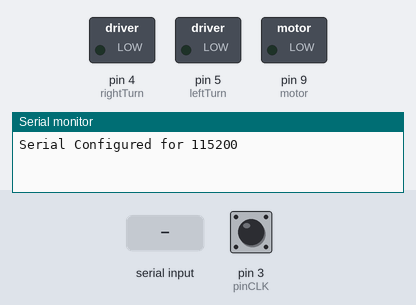
A sketch run on a simulated Arduino Uno, built with avr-gcc and run on an emulated ATmega328P. Parts: switched loads named in the sketch (green lamp = pin HIGH), the last lines printed to the serial monitor. The inputs (shaded band) are chosen by the test bench; at power-on: pin 3 (pinCLK) HIGH.

Above: at 1.2 s.
1.3 s: "r90\n" received over Serial
At 1.8 s:
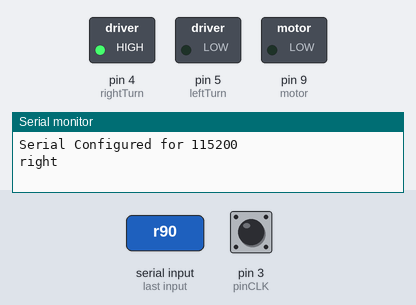
2.8 s: "l90\n" received over Serial
At 4.0 s:
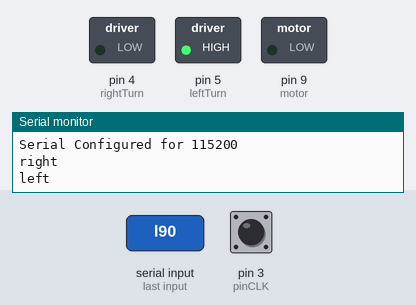
4.3 s: "g90\n" received over Serial
At 5.2 s:
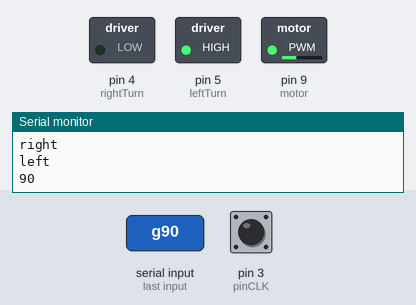
5.8 s: "s90\n" received over Serial
At 6.4 s:
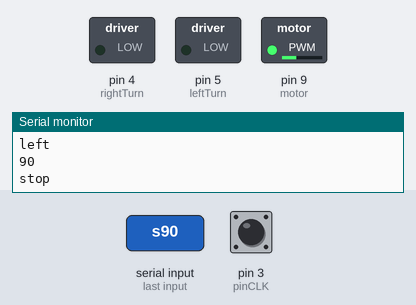
7.3 s: "r,45\n" received over Serial
At 8.7 s:
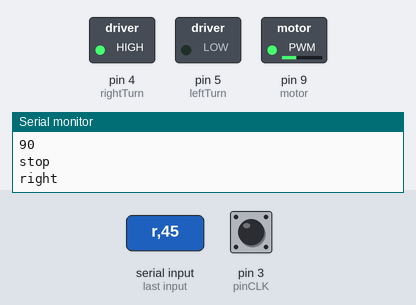
Timing chart, 0 to 10.3 s (numbered marks = the images above; inputs shaded):
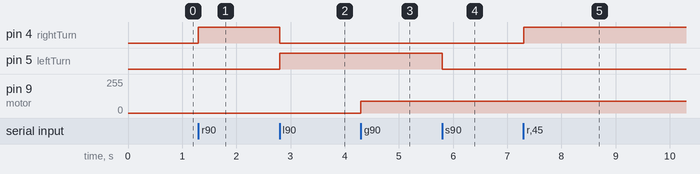

The sketch:

serialProtocol.ino
```cpp
int rightTurn = 4;
int leftTurn = 5;
int command = 0;

int motor = 9;


int pinCLK = 3;  // Connected to CLK on KY-040
int pinDT = 2;  // Connected to DT on KY-040
int encoderPosCount = 0;
int pinCLKLast;
int aVal;
boolean bCW;

void setup()
{
  // put your setup code here, to run once:
  Serial.begin(115200);
  Serial.println("Serial Configured for 115200");

  pinMode (pinCLK, INPUT);
  pinMode (pinDT, INPUT);
  pinCLKLast = digitalRead(pinCLK);

  pinMode(rightTurn, OUTPUT);
  pinMode(leftTurn, OUTPUT);
  pinMode(motor, INPUT);
}

void loop() {
  char buffer[64];
  int buffer_len = 63;
  //
  // Check for data on serial port.
  // If the data is a command perform the command and respond with OK
  //
  if (Serial.available()) {
    byte bytesRead = Serial.readBytesUntil(10, buffer, buffer_len);

    if (bytesRead > 0) {
      buffer[bytesRead] = 0; // Null terminate string
      switch (buffer[0]) {
        case 'r': // Go right
          Serial.println("right");
          digitalWrite(rightTurn, HIGH);
          digitalWrite(leftTurn, LOW);
          break;
        case 'l': // Go left
          Serial.println("left");
          digitalWrite(leftTurn, HIGH);
          digitalWrite(rightTurn, LOW);
          break;
        case 's': // Stop turning
          Serial.println("stop");
          digitalWrite(rightTurn, LOW);
          digitalWrite(leftTurn, LOW);
          break;
        case 'g': // Set speed
          if (bytesRead > 1) {
            String speedString = String(&buffer[1]);
            int speed = speedString.toInt();
            Serial.println(speed, DEC);
            analogWrite(motor, speed);
          }
          break;
        case 'a': // Abort/stop
          Serial.println("abort");
          analogWrite(motor, 0);
          break;
      }
    }
  }


  aVal = digitalRead(pinCLK);
  if (aVal != pinCLKLast) { // Means the knob is rotating
    // if the knob is rotating, we need to determine direction
    // We do that by reading pin B.
    if (digitalRead(pinDT) != aVal) {  // Means pin A Changed first - We're Rotating Clockwise
      encoderPosCount ++;
      bCW = true;
    } else {// Otherwise B changed first and we're moving CCW
      bCW = false;
      encoderPosCount--;
    }
    Serial.print ("Rotated: ");
    if (bCW) {
      Serial.println ("clockwise");
    } else {
      Serial.println("counterclockwise");
    }
    Serial.print("Encoder Position: ");
    Serial.println(encoderPosCount);

  }
  pinCLKLast = aVal;
}
```

Measured:
- after the input at 1.3 s, pin 4 (rightTurn): LOW → HIGH at once
- after the input at 2.8 s, pin 4 (rightTurn): HIGH → LOW at once; pin 5 (leftTurn): LOW → HIGH at once
- after the input at 4.3 s, pin 9 (motor): 0/255 → 90/255 at once
- after the input at 5.8 s, pin 5 (leftTurn): HIGH → LOW at once
- after the input at 7.3 s, pin 4 (rightTurn): LOW → HIGH at once
